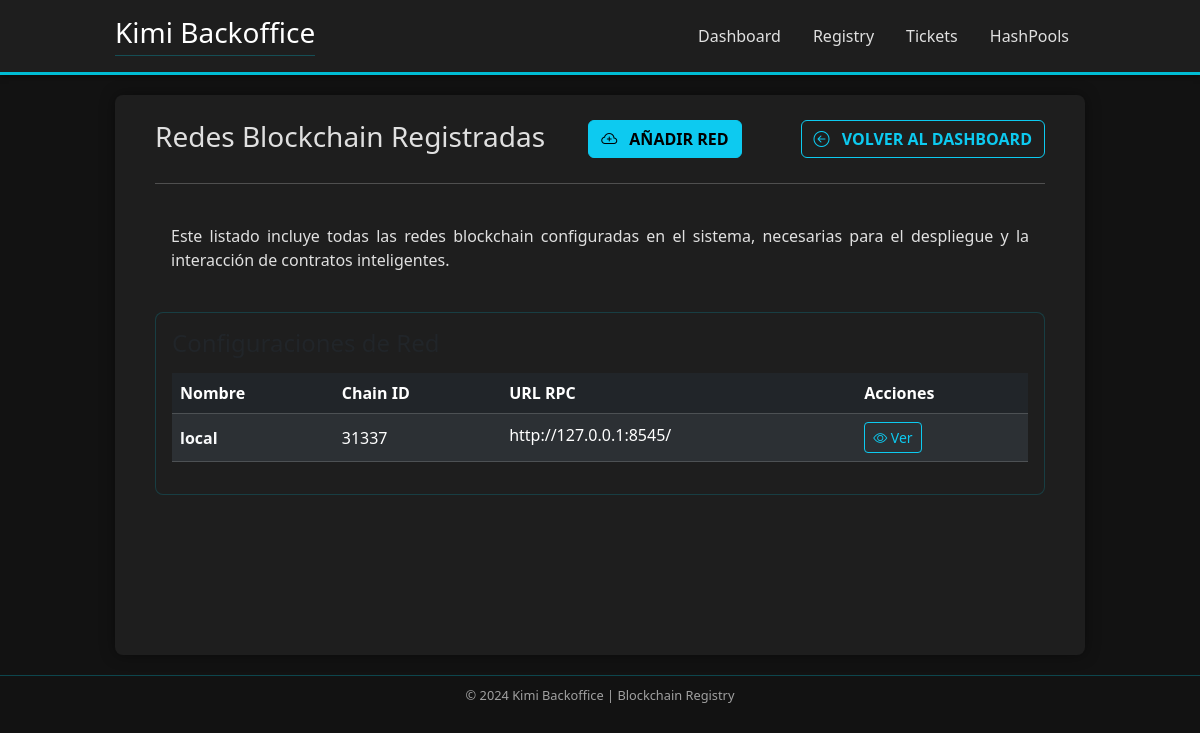
/contractRegistry/network/list/, run on an earlier commit of the app's database.
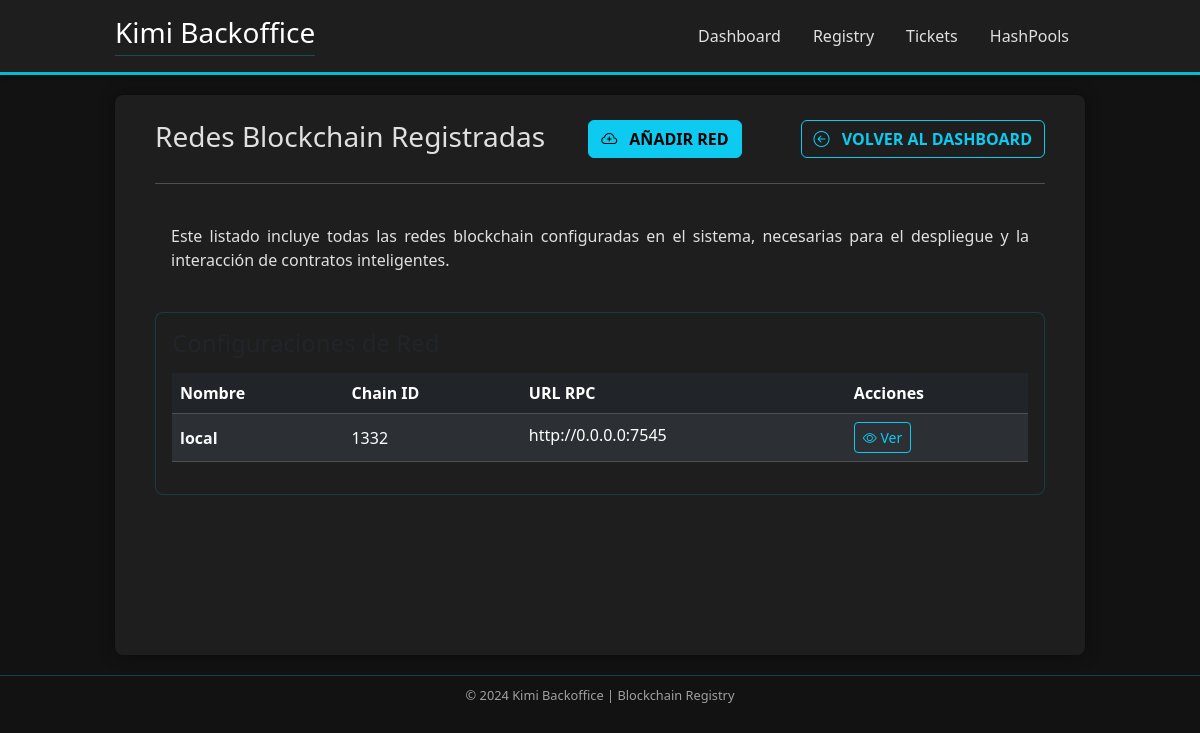
And on a later commit of the database.
### contractRegistry/models.py (models this page shows, shortened)
class Network(models.Model):
    name = models.CharField(max_length=100, unique=True)
    rpc_url = models.URLField()
    wss_url = models.URLField(blank=True, null=True)
    chain_id = models.PositiveIntegerField(unique=True)

### contractRegistry/views.py (the view)
# urls.py: path('network/list/', views.networkList, name='network_list'),
def networkList(request):
    all_networks = Network.objects.all()
    context = {
        'networks': all_networks
    }
    return render(request, 'contractRegistry/network_list.html', context)

### templates/contractRegistry/network_list.html (shortened to what this page needs)
{% extends "base.html" %}
{% load static %}
{% block content %}
<div class="centered-container mx-auto dashboard-content">
    <div class="d-flex justify-content-between align-items-center mb-4 border-0">
      <h2 class="h3 text-accent mb-0" style="border-bottom: none !important;">Redes Blockchain Registradas</h2>
      <a href="{% url 'contractRegistry:register_network' %}" class="btn btn-info fw-bold text-uppercase me-3"><i class="bi bi-cloud-plus me-2"></i> Añadir Red</a>
      <a href="{% url 'contractRegistry:index' %}" class="btn btn-outline-info fw-bold text-uppercase"><i class="bi bi-arrow-left-circle me-2"></i> Volver al Dashboard</a>
    </div>
    <hr class="text-accent mt-0 mb-4" />
    <div class="mb-4 welcome-card p-3 d-flex justify-content-between align-items-start">
      <div style="text-align: justify;">
        <p class="mb-0 text-text-dim">
          Este listado incluye todas las redes blockchain configuradas en el sistema, necesarias para el despliegue y la interacción de contratos inteligentes.
        </p>
      </div>
    </div>
    <div class="card status-card-table p-3">
        <h4 class="text-text-light mb-3">Configuraciones de Red</h4>
        <table class="table table-dark table-striped table-hover">
            <thead>
                <tr>
                    <th scope="col" class="text-accent">Nombre</th>
                    <th scope="col" class="text-accent">Chain ID</th>
                    <th scope="col" class="text-accent">URL RPC</th>
                    <th scope="col" class="text-accent">Acciones</th>
                </tr>
            </thead>
            <tbody>
                {% for network in networks %}
                    <tr class="text-text-dim align-middle">
                        <td class="fw-bold text-light">{{ network.name }}</td>
                        <td>{{ network.chain_id }}</td>
                        <td>
                            <span class="d-inline-block text-truncate" style="max-width: 250px;">{{ network.rpc_url }}</span>
                        </td>
                        <td>
                            <button class="btn btn-sm btn-outline-info me-2 view-network-btn"
                                    data-bs-toggle="modal"
                                    data-bs-target="#networkDetailModal"
                                    data-id="{{ network.pk }}"
                                    data-name="{{ network.name }}"
                                    data-chainid="{{ network.chain_id }}"
                                    data-rpcurl="{{ network.rpc_url }}"
                                    data-explorer="{{ network.block_explorer_url|default:'' }}">
                                <i class="bi bi-eye"></i> Ver
                            </button>
                        </td>
                    </tr>
                {% empty %}
                    <tr class="text-center">
                        <td colspan="4" class="text-warning fw-bold">No hay redes blockchain registradas aún.</td>
                    </tr>
                {% endfor %}
            </tbody>
        </table>
    </div>
</div>
{% endblock %}

What changed in the data, as far as the page shows it:
changed Network "local": chain_id "31337" → "1332"; rpc_url "http://127.0.0.1:8545/" → "http://0.0.0.0:7545"
